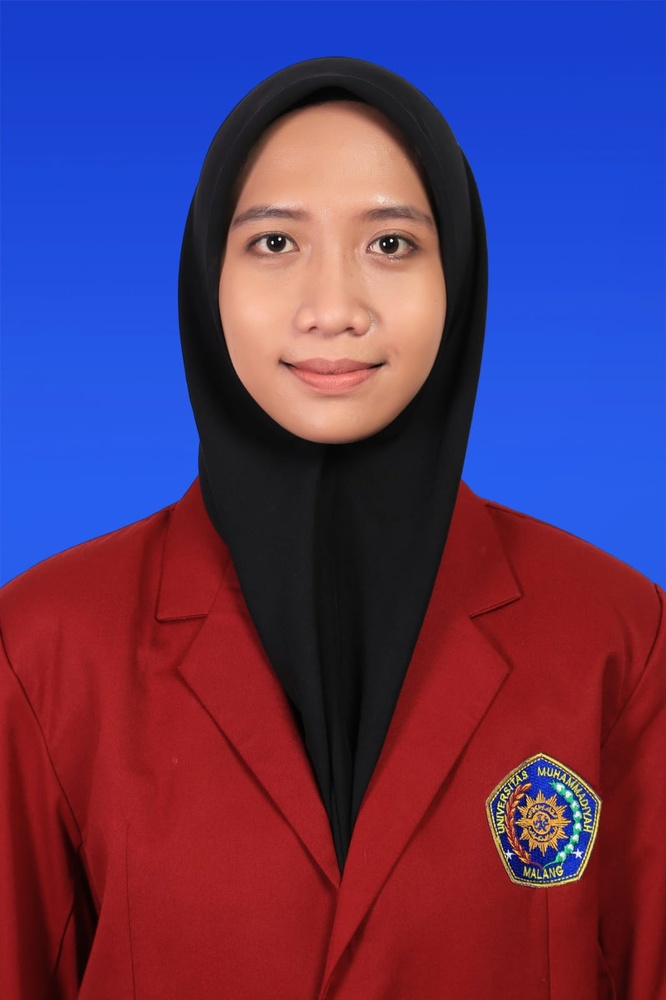
#> input picture latModul6/Modul6/per1.jpg, 666 x 1000 px, shrunk from 1066 x 1600 before the run, found by its file name
$ python per3.py
#> lines starting #> are read from the running program, lines starting #| are printed output that depends on the picture
from PIL import Image, ImageEnhance

# TODO 1: Buka gambar dengan pillow
image = Image.open(
    "C:\\Users\\ferza\\OneDrive\\Documents\\SEMESTER5\\PRAKTIKUM PEMROGRAMAN FUNGSIONAL\\latModul6\\Modul6\\per1.jpg"
)
#> image is the input picture: PIL image 666x1000 RGB; mean R, G, B 89.7, 55.3, 103.7

# TODO 2: Ubah tingkat kecerahan (brightness) dan kontras (contrast)
enhancer_brightness = ImageEnhance.Brightness(image)
brightened_image = enhancer_brightness.enhance(1.5)
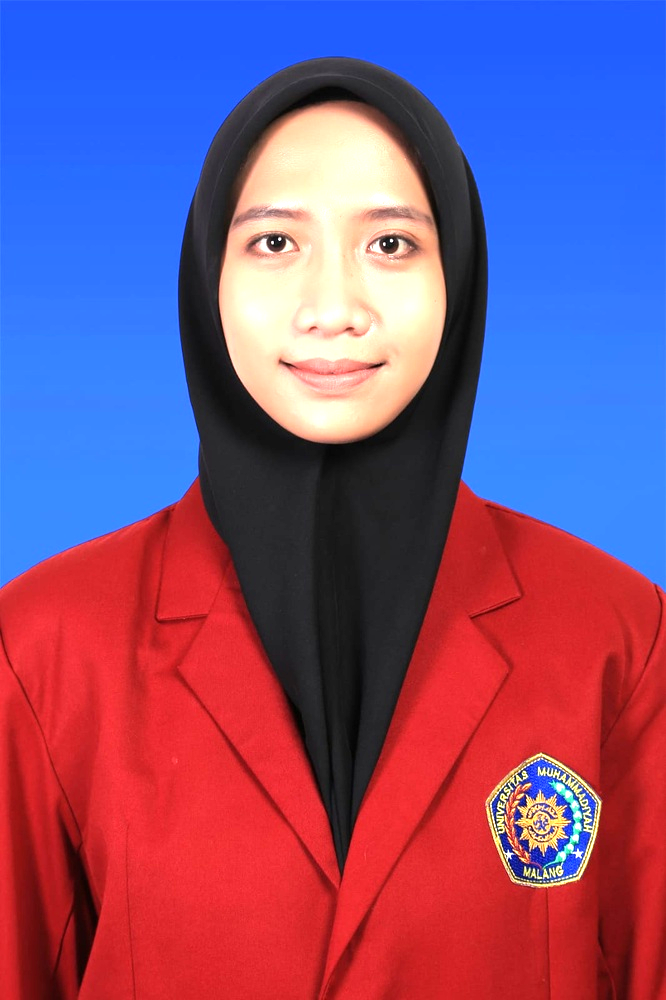
#> brightened_image: PIL image 666x1000 RGB; mean R, G, B 128.3, 82.2, 129.3

enhancer_contrast = ImageEnhance.Contrast(brightened_image)
final_image = enhancer_contrast.enhance(1.2)
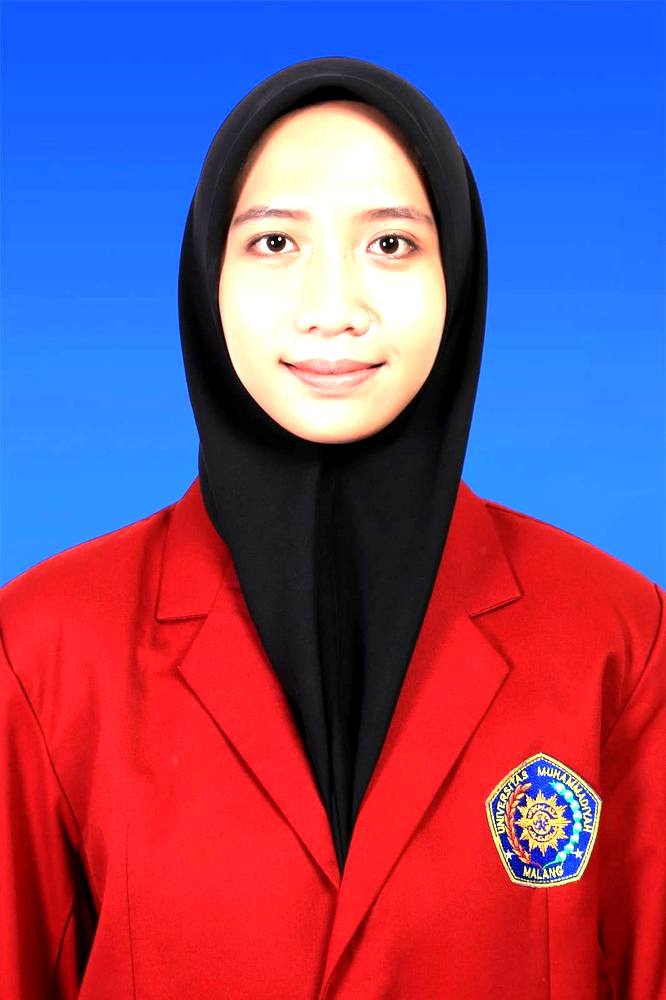
#> final_image: PIL image 666x1000 RGB; mean R, G, B 129.4, 77.1, 124.1

# TODO 3: Simpan gambar hasil edit
final_image.save("brightness_contrast_image.jpg")

# TODO 4: Tampilkan
final_image.show()
